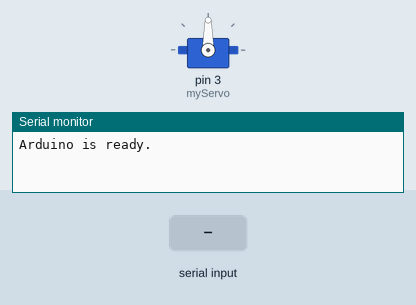
A sketch run on a simulated Arduino Uno, built with avr-gcc and run on an emulated ATmega328P. Shown: servo, the last lines printed to the serial monitor. The test bench sets the inputs (shaded band).

Above: at 1.2 s.
1.3 s: "30,150\n" received over Serial
At 2.0 s:
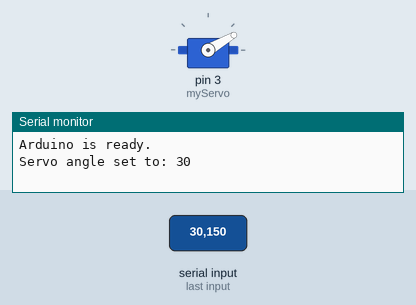
2.8 s: "5\n" received over Serial
At 3.2 s:
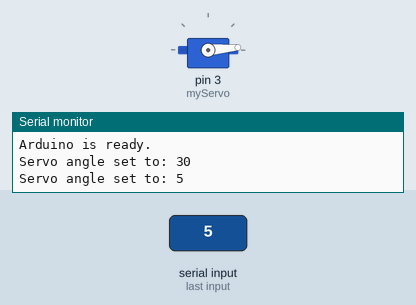
4.3 s: "90,45\n" received over Serial
At 5.5 s:
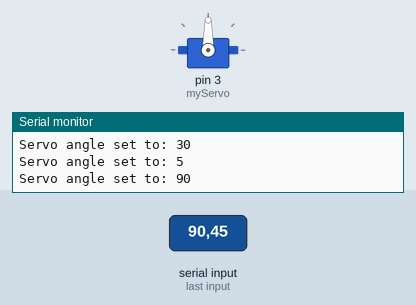
Timing chart, 0 to 7.3 s (numbered marks = the images above; inputs shaded):
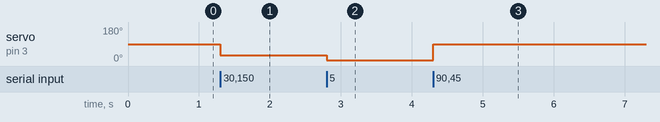

Measured:
- after the input at 1.3 s, servo on pin 3 (myServo): 90° → 30° at once
- after the input at 2.8 s, servo on pin 3 (myServo): 30° → 5° at once
- after the input at 4.3 s, servo on pin 3 (myServo): 5° → 90° at once

The sketch:

gripper_firmware.ino
```cpp
#include <Servo.h>

Servo myServo;

void setup() {
  myServo.attach(3); // Attach the servo to pin 9
  Serial.begin(115200); // Start serial communication at 9600 baud
  Serial.println("Arduino is ready."); // Confirm that Arduino is ready
}

void loop() {
  if (Serial.available() > 0) {
    String input = Serial.readStringUntil('\n'); // Read the input until newline
    int angle = input.toInt(); // Convert the input to an integer
    if (angle >= 0 && angle <= 180) {
      myServo.write(angle); // Set the servo angle
      Serial.print("Servo angle set to: ");
      Serial.println(angle); // Print confirmation
    } else {
      Serial.println("Invalid angle received."); // Handle invalid input
    }
  }
}
```
